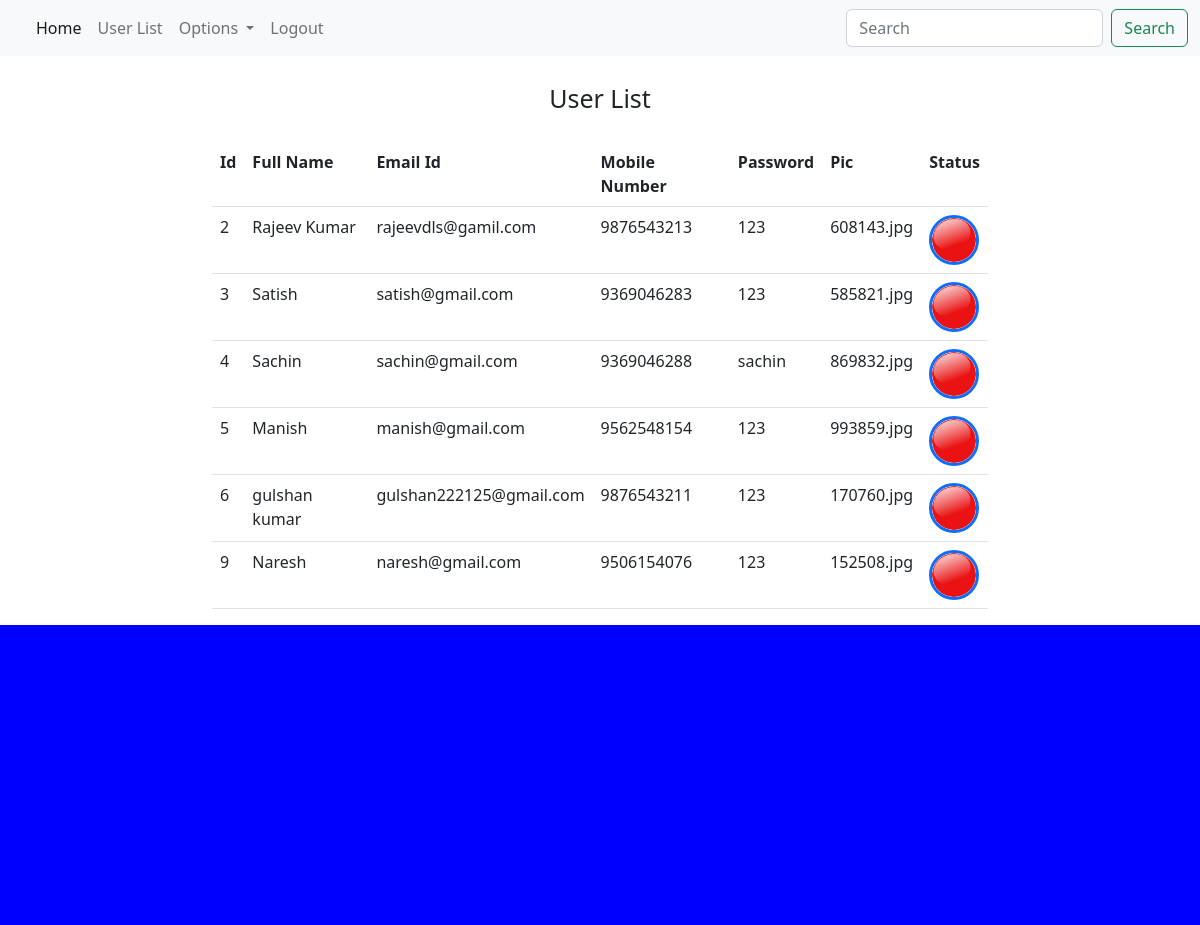
The page /admin_panel/userlist.php on the database its author committed.
### tables this page shows
CREATE TABLE `sign_up` (
  `id` int(11) NOT NULL,
  `f_name` varchar(100) NOT NULL,
  `email_id` varchar(100) NOT NULL,
  `mob_no` bigint(20) NOT NULL,
  `pass` varchar(20) NOT NULL,
  `type` varchar(10) NOT NULL DEFAULT 'user',
  `pic` varchar(30) NOT NULL,
  `status` tinyint(4) NOT NULL DEFAULT 0
);

### admin_panel/userlist.php (the view, shortened to what this page needs)
<?php
	include("header.php");
?>
	<div class="container-fluid">
		<div class="row">
			<div class="col-md-12">
				<br/>
				<div style="text-align: center; font-size: 25px;">
					User List
				</div>
				<br/>
			</div>
		</div>
		<div class="row">
			<div class="col-md-2"></div>
			<div class="col-md-8">
				<?php
					$data=mysqli_query($way,"SELECT * FROM `sign_up` WHERE type='user'");
				?>
				<table class="table table-hover">
 					<tr>
 						<th>Id</th>
 						<th>Full Name</th>
 						<th>Email Id</th>
 						<th>Mobile Number</th>
 						<th>Password</th>
 						<th>Pic</th>
 						<th>Status</th>
 					</tr>
 					<?php
 						while ($row=mysqli_fetch_array($data,MYSQLI_ASSOC)) {
						$id=$row['id'];
						$f_name=$row['f_name'];
						$email_id=$row['email_id'];
						$mob_no=$row['mob_no'];
						$pass=$row['pass'];
						$pic=$row['pic'];
						$status=$row['status'];
						?>
							<tr>
								<td><?php echo $id;?></td>
								<td><?php echo $f_name;?></td>
								<td><?php echo $email_id;?></td>
								<td><?php echo $mob_no;?></td>
								<td><?php echo $pass;?></td>
								<td><?php echo $pic;?></td>
								<td>
									<?php
										if($status==0)
										{
											?>
											<a href="?id=<?php echo $id ;?>"><img src="../assets/gallery/red.jpg" style="border-style: solid; width:50px;height: 50px; border-radius:50rem">
											</a>
											<?php
										}
											?>
								</td>
							</tr>
						<?php
					}
 					?>
				</table>
			</div>
			<div class="col-md-2"></div>
		</div>
	</div>
<?php include("footer.php"); ?>

### admin_panel/header.php (shortened to what this page needs)
<!doctype html>
<html lang="en">
  <head>
    <link href="https://cdn.jsdelivr.net/npm/bootstrap@5.2.0/dist/css/bootstrap.min.css" rel="stylesheet">
  </head>
  <body>
   <nav class="navbar navbar-expand-lg bg-light">
  <div class="container-fluid">
    <div class="collapse navbar-collapse" id="navbarSupportedContent">
      <ul class="navbar-nav me-auto mb-2 mb-lg-0">
        <li class="nav-item">
          <a class="nav-link active" aria-current="page" href="index.php">Home</a>
        </li>
        <li class="nav-item">
          <a class="nav-link" href="userlist.php">User List</a>
        </li>
        <li class="nav-item dropdown">
          <a class="nav-link dropdown-toggle" href="#" role="button" data-bs-toggle="dropdown" aria-expanded="false">
            Options
          </a>
        </li>
        <li class="nav-item">
          <a class="nav-link" href="logout.php">Logout</a>
        </li>
      </ul>
      <form class="d-flex" role="search">
        <input class="form-control me-2" type="search" placeholder="Search" aria-label="Search">
        <button class="btn btn-outline-success" type="submit">Search</button>
      </form>
    </div>
  </div>
</nav>

### admin_panel/footer.php (shortened to what this page needs)
<footer style="height:300px;background-color: blue;">
</footer>
  </body>
</html>

### rows shown on the page
sign_up: id "2", f_name "Rajeev Kumar", email "rajeevdls@gamil.com", mob_no "9876543213", pass "123", pic "608143.jpg", status 0 (drawn)
sign_up: id "3", f_name "Satish", email "satish@gmail.com", mob_no "9369046283", pass "123", pic "585821.jpg", status 0 (drawn)
sign_up: id "4", f_name "Sachin", email "sachin@gmail.com", mob_no "9369046288", pass "sachin", pic "869832.jpg", status 0 (drawn)
sign_up: id "5", f_name "Manish", email "manish@gmail.com", mob_no "9562548154", pass "123", pic "993859.jpg", status 0 (drawn)
sign_up: id "6", f_name "gulshan kumar", email "gulshan222125@gmail.com", mob_no "9876543211", pass "123", pic "170760.jpg", status 0 (drawn)
sign_up: id "9", f_name "Naresh", email "naresh@gmail.com", mob_no "9506154076", pass "123", pic "152508.jpg", status 0 (drawn)
